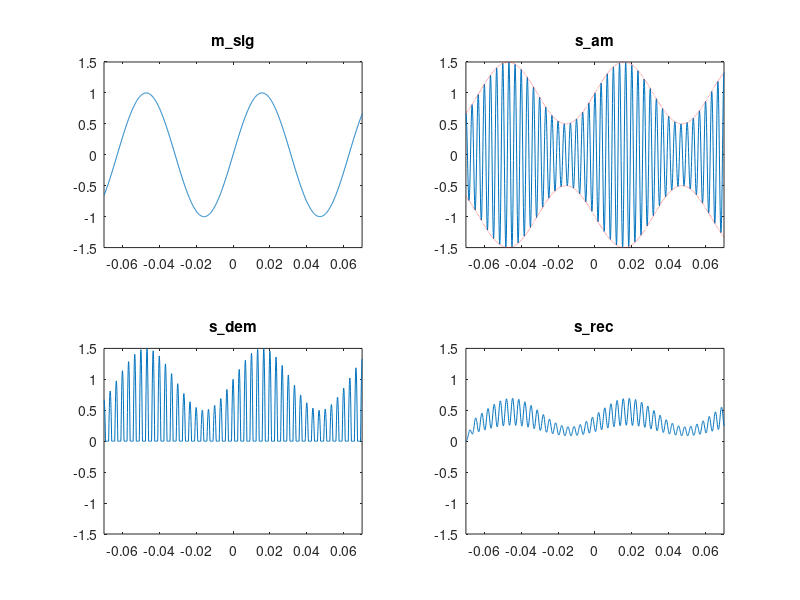
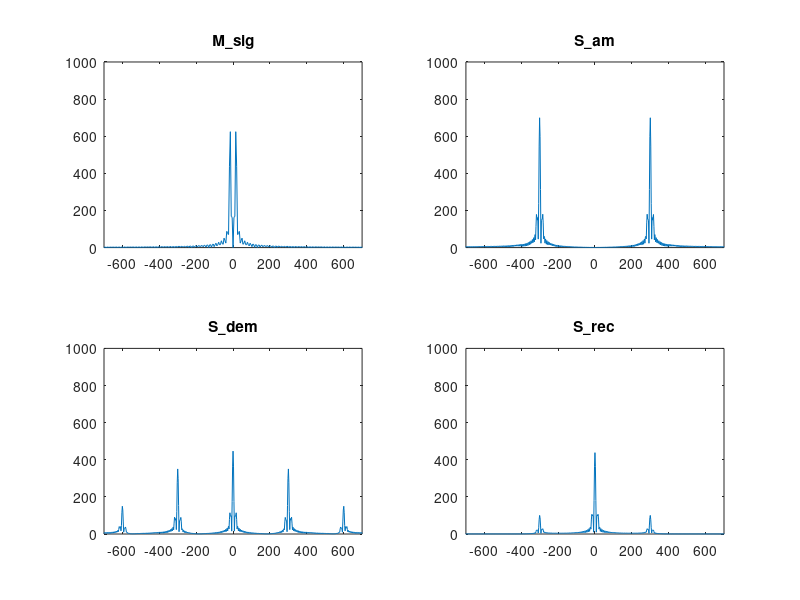

MATLAB code for these plots, in order:
%%% Illustrate AM modulation  using triangl function
%%% Defining message signal as a triangle signal, in real life however, this
%%% could be anything like voice signal etc. that we would want to transmit


%function ExampleAMdemfilt
clear;
close all;

ts=10^(-4);
t=-0.07:ts:0.07;
Ta=0.01;
ka = 0.5;
%m_sig=triangl((t+0.01)/0.01)-triangl((t-0.01)/0.01);
m_sig = sin(t/Ta);
Lm_sig=length(m_sig);
Lfft=length(t);   % defining DFT (or FFT) size
Lfft=2^ceil(log2(Lfft));  % making Lfft a power of 2 since this makes the fft algorithm work fast
M_sig=fftshift(fft(m_sig,Lfft));  % i.e. calculating the frequency domain message signal,
                                 % fft algorithm calculates points from ) to Lfft-1, hence we use fftshift on this
                                 % result to order samples from -Lfft/2 to Lfft/2 -1 
freqm=(-Lfft/2:Lfft/2-1)/(Lfft*ts); % Defining the frequency axis for the frequency domain DSB modulated signal
B_m=150;
h=fir1(40,(B_m*ts)); % defining a FIR filter of order 40 and cutoff frequency B_m*ts

%%% AM modulation
fc=300; % carrier frequency
s_am=(1+ka*m_sig).*cos(2*pi*fc*t); % recall AM modulation works by multiplying message signal by a cos function at the carrier frequency and adding a unmodulated carrier
Lfft=length(t);
Lfft=2^ceil(log2(Lfft)+1); % increasing fft size by another factor of 2
S_am=fftshift(fft(s_am,Lfft)); % obtaining frequency domain modulated signal
freqs=(-Lfft/2:Lfft/2-1)/(Lfft*ts); % Defining the frequency axis for the frequency domain DSB modulated signal

%%% AM Demodulation begins by using a rectifier 
s_dem=s_am.*(s_am>0); % i.e taking envelope when signal is positive and zero when signal is negative
S_dem=fftshift(fft(s_dem,Lfft)); % Demodulatede signal in frequency domain

% Using an ideal low pass filter with bandwidth 150 Hz
s_rec=filter(h,1,s_dem);
S_rec=fftshift(fft(s_rec,Lfft)); % Demodulatede signal in frequency domain
 


Trange=[-0.07 0.07 -1.5 1.5]; % This specifies the range of axis for the plot, the first two parameters are range limits for x-axis, and last two parameters are for y-axis
Frange=[-700 700 0 1000]; % axis range for frequency domain plots
figure(1)
subplot(221); plot(t,m_sig)
axis(Trange) % set x-axis and y-axis limits 
title('m\_sig')

subplot(222); plot(t,s_am)
hold on;
plot(t,1+ka*m_sig, 'r:')
plot(t,-1-ka*m_sig, 'r:')
axis(Trange)
title('s\_am')

subplot(223); plot(t, s_dem)
axis(Trange) % set x-axis and y-axis limits 
title('s\_dem')

subplot(224); plot(t,s_rec)
axis(Trange)
title('s\_rec')


figure(2)
subplot(221); plot(freqm,abs(M_sig))
axis(Frange) % set x-axis and y-axis limits 
title('M\_sig')

subplot(222); plot(freqs,abs(S_am))
axis(Frange)
title('S\_am')

subplot(223); plot(freqs, abs(S_dem))
axis(Frange) % set x-axis and y-axis limits 
title('S\_dem')

subplot(224); plot(freqs,abs(S_rec))
axis(Frange)
title('S\_rec')



%function y = triangl(t)
%y=(1-abs(t)).(t>=-1).(t<1); % i.e. setting y to 1 -|t|  if  |t|<1 and to 0 if not
%end

%%% example usage
% t=-5:.1:5
% y=triangl(t)
% stem(t,y)